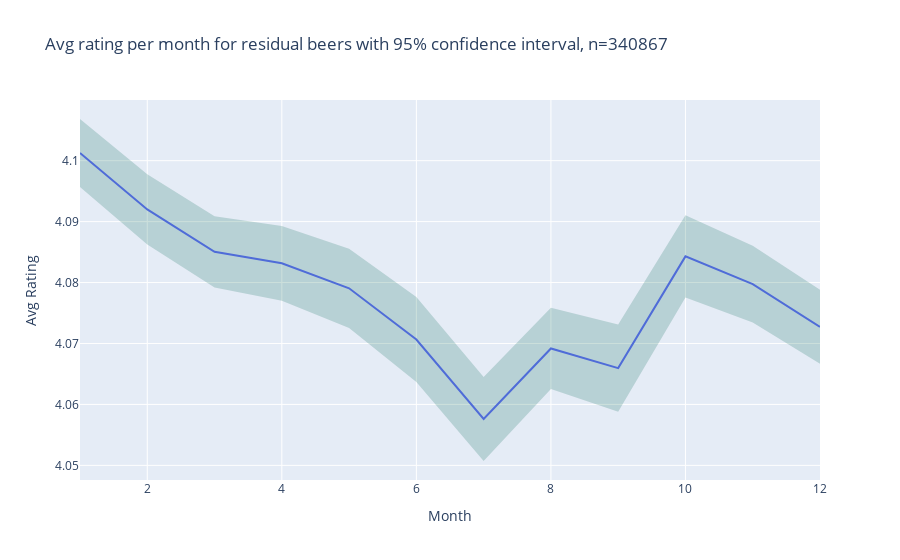

Notebook code cell kept with this figure:
### Code cell
lowvariance_reviews_df = reviews_df_more12[~reviews_df_more12["beer_id"].isin(seasonal_beer_ids)]
monthly_avg_ci_fig(lowvariance_reviews_df,
                   title=f'Avg rating per month for residual beers with 95% confidence interval, n={lowvariance_reviews_df.shape[0]}')

### Figure 1 — Plotly figure (JSON) as saved in the notebook; plotly's stock layout.template omitted (floating-point values rounded to 4 significant figures)
{"data": [{"hovertemplate": "Month=%{x}<br>Avg Rating=%{y}<extra></extra>", "legendgroup": "", "line": {"color": "#636efa", "dash": "solid"}, "marker": {"symbol": "circle"}, "mode": "lines", "name": "", "orientation": "v", "showlegend": false, "type": "scatter", "x": [1, 2, 3, 4, 5, 6, 7, 8, 9, 10, 11, 12], "xaxis": "x", "y": [4.101, 4.092, 4.085, 4.083, 4.079, 4.071, 4.058, 4.069, 4.066, 4.084, 4.08, 4.073], "yaxis": "y"}, {"fill": "toself", "fillcolor": "rgba(0,100,80,0.2)", "hoverinfo": "skip", "line": {"color": "rgba(255,255,255,0)"}, "showlegend": false, "type": "scatter", "x": [1, 2, 3, 4, 5, 6, 7, 8, 9, 10, 11, 12, 12, 11, 10, 9, 8, 7, 6, 5, 4, 3, 2, 1], "y": [4.107, 4.098, 4.091, 4.089, 4.086, 4.078, 4.065, 4.076, 4.073, 4.091, 4.086, 4.079, 4.067, 4.073, 4.078, 4.059, 4.063, 4.051, 4.064, 4.073, 4.077, 4.079, 4.086, 4.096]}], "layout": {"legend": {"tracegroupgap": 0}, "title": {"text": "Avg rating per month for residual beers with 95% confidence interval, n=340867"}, "xaxis": {"anchor": "y", "domain": [0, 1], "title": {"text": "Month"}}, "yaxis": {"anchor": "x", "domain": [0, 1], "title": {"text": "Avg Rating"}}}}
